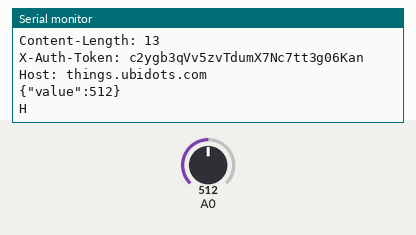
The sketch below on a simulated Arduino Leonardo, built with avr-gcc and run on an emulated ATmega32U4. Shown: the last lines printed to the serial monitor. Inputs (shaded band) come from the test bench; at power-on: A0 = 512. WiFi joins after 1.5 s; servers stay silent unless stated; uploads are accepted with an empty reply.

Above: at 3.7 s.
3.8 s: A0 set to 716
At 5.2 s:
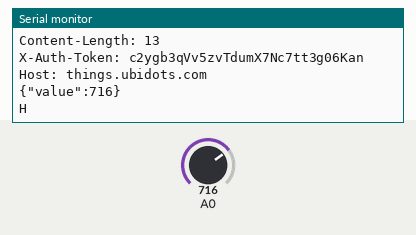
5.3 s: A0 set to 900
At 6.9 s:
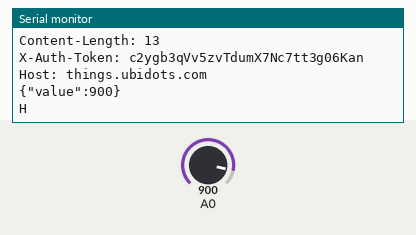
Timing chart, 0 to 8.4 s (numbered marks = the images above; inputs shaded):
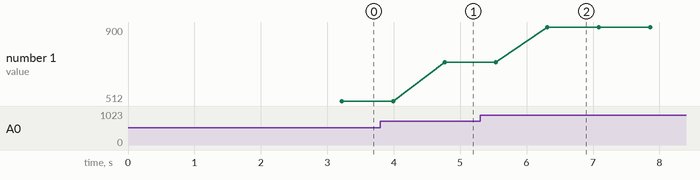

Measured:
- after the input at 3.8 s, the serial monitor: prints a new line after 0.97 s (image 1)
- after the input at 5.3 s, the serial monitor: prints a new line after 1.0 s (image 2)
- plotted number 1: 512 → 716 after the input at 3.8 s, 716 → 900 after the input at 5.3 s

The sketch:

sketch_mar28b.ino
```cpp
/*
    Web client

    This sketch connects to a website using an Arduino Wiznet Ethernet shield.

    Circuit:
    * Ethernet shield attached to pins 10, 11, 12, 13

    created 18 Dec 2009
    modified 9 Apr 2012
    by David A. Mellis
    modified 15 Jan 2015
    by Mateo Velez for Ubidots, Inc.

    */

   #include <SPI.h>
   #include <Ethernet.h>

   // Enter a MAC address for your controller below.
   // Newer Ethernet shields have a MAC address printed on a sticker on the shield
   byte mac[] = {  0xDE, 0xAD, 0xBE, 0xEF, 0xFE, 0xED };


   // Initialize the Ethernet client library
   // with the IP address and port of the server
   // that you want to connect to (port 80 is default for HTTP):
   EthernetClient client;

   String idvariable = "56f974b17625425610313650";
   String token = "c2ygb3qVv5zvTdumX7Nc7tt3g06Kan";


   void setup()
   {
    // Open serial communications and wait for port to open:
     Serial.begin(9600);
     while (!Serial)
     {
       ; // wait for serial port to connect. Needed for Leonardo only
     }

     // start the Ethernet connection:
     if (Ethernet.begin(mac) == 0)
     {
       Serial.println("Failed to configure Ethernet using DHCP");
       // no point in carrying on, so do nothing forevermore:
       for(;;);
     }
     // give the Ethernet shield a second to initialize:
     delay(1000);
     Serial.println("connecting...");
   }

   void loop()
   {
     int value = analogRead(A0);
     save_value(String(value));
   }

   void save_value(String value)
   {
     // if you get a connection, report back via serial:
     int num=0;
     String var = "{\"value\":"+ String(value) + "}";
     num = var.length();

     delay(500);

     if(client.connect("things.ubidots.com", 80))
     {
       Serial.println("connected");

       // New lines according to ubidots support:

       client.println("POST /api/v1.6/variables/"+idvariable+"/values HTTP/1.1");
       Serial.println("POST /api/v1.6/variables/"+idvariable+"/values HTTP/1.1");
       client.println("Content-Type: application/json");
       Serial.println("Content-Type: application/json");
       client.println("Content-Length: "+String(num));
       Serial.println("Content-Length: "+String(num));
       client.println("X-Auth-Token: "+token);
       Serial.println("X-Auth-Token: "+token);
       client.println("Host: things.ubidots.com\n");
       Serial.println("Host: things.ubidots.com\n");
       client.print(var);
       Serial.print(var+"\n");
     }
     else
     {
       // if you didn't get a connection to the server:
       Serial.println("connection failed");
     }

     if (!client.connected())
     {
       Serial.println();
       Serial.println("disconnecting.");
       client.stop();
     }

     if (client.available())
     {
       char c = client.read();
       Serial.print(c);
     }
     client.flush();
     client.stop();

   }
```
